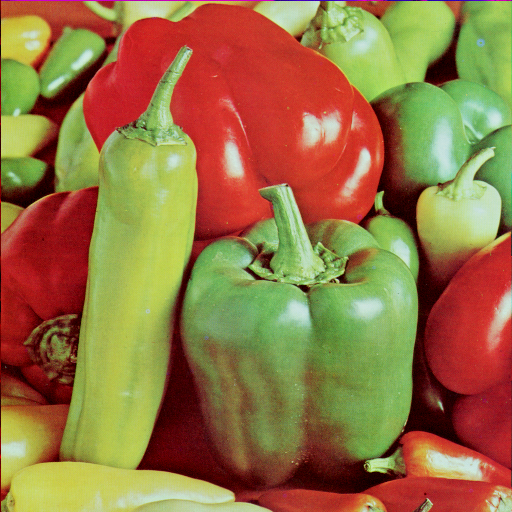
#> input picture misc/4.2.07.tiff, 512 x 512 px, found by its file name
$ python rgbw.py
#> lines starting #> are read from the running program, lines starting #| are printed output that depends on the picture
import numpy as np
import matplotlib.pyplot as plt
import skimage.io as io
import pywt

c = io.imread('D:\\Dataset\\4.2.07.tiff')
#> c is the input picture: shape (512, 512, 3); mean R, G, B 149.8, 115.6, 66.5

coeffs2 = pywt.dwt2(c,'db2')

cA,(cH,cV,cD)= coeffs2
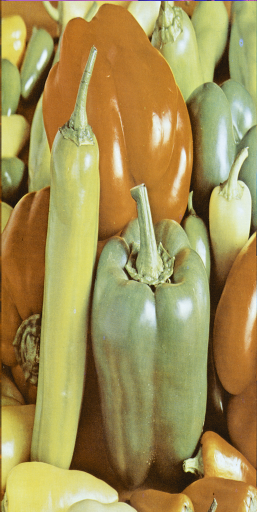
#> cA: shape (512, 257, 3) float64; mean of channels 0, 1, 2 282.2, 247.5, 133; drawn with min black and max white
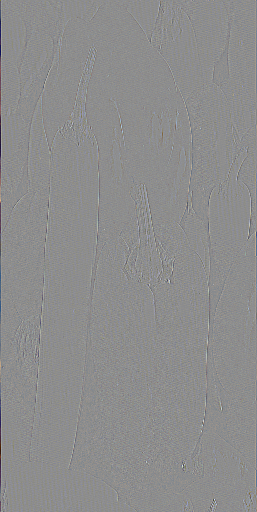
#> cH: shape (512, 257, 3) float64; mean of channels 0, 1, 2 -0.2, -0.3, -0.2; drawn with min black and max white
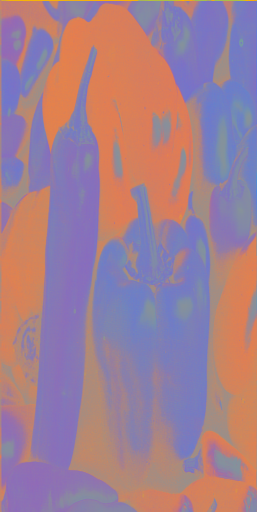
#> cV: shape (512, 257, 3) float64; mean of channels 0, 1, 2 29.8, -30.8, 1; drawn with min black and max white
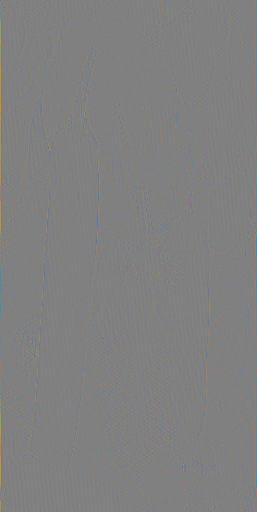
#> cD: shape (512, 257, 3) float64; mean of channels 0, 1, 2 0.1, 0, -0.1; drawn with min black and max white

plt.subplot(2,3,1)
plt.axis('off')
plt.title('original image')
plt.imshow(c)

plt.subplot(2,3,2)
plt.axis('off')
plt.title('Approximate image LL')
plt.imshow(cA)

plt.subplot(2,3,3)
plt.axis('off')
plt.title('Horizontal detail image HL')
plt.imshow(cH)


plt.subplot(2,3,4)
plt.axis('off')
plt.title('Vertical detail image LH')
plt.imshow(cV)

plt.subplot(2,3,5)
plt.axis('off')
plt.title('Diagonal detail image HH')
plt.imshow(cD)

plt.show()
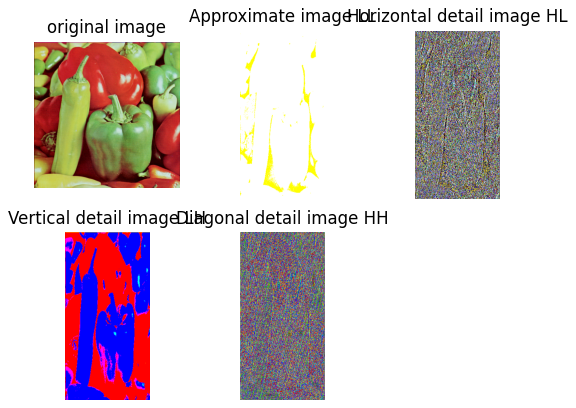
#> figure drawn by matplotlib, 5 panels
